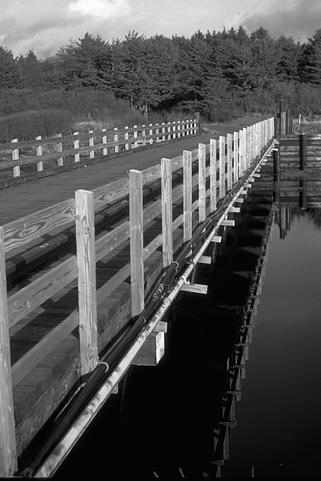
#> input picture test_image_1.jpg, 321 x 481 px
$ jupyter execute --allow-errors image_1.ipynb
#> lines starting #> are read from the running program, lines starting #| are printed output that depends on the picture
<h1>Programming Assignment-I</h1>
<h4>Canny Edge Detection Implementation</h4>

[cell 1]
# Please uncomment the following line if you don't have the packages installed

#%pip install numpy Pillow matplotlib ipywidgets

[cell 2]
# Import required libraries
import numpy as np
import matplotlib.pyplot as plt
import PIL as pl
import ipywidgets as widgets

[cell 3]
def read_image(filename):
    # read image as grayscale
#> called with filename = 'test_image_1.jpg'
    img = pl.Image.open(filename).convert('L')
#> img is the input picture: PIL image 321x481 L; min 0, max 255, mean 81.8
    # convert to numpy array
    I = np.array(img)
    return I

[cell 4]
# Read the image
image_path = 'test_image_1.jpg'
I = read_image(image_path)
I

[cell 5]
# function to get guassian filter
def get_guassian_filter(I, sigma):
    # calculate length of filter by using rule of thumb: filter half-width to about 3 σ
    n = 3*sigma*2+1

    # create a nx1 Gaussian filter
    G = np.zeros((n,1))
    for i in range(1,n+1):
        G[i-1] = np.exp(-0.5*((i-(n+1)/2)/sigma)**2)

    return G

[cell 6]
# initialize sigma
sigma = [1,3,5]

# get guassian filter for each sigma and plot them in one figure
fig, axs = plt.subplots(1,len(sigma), figsize=(15, 3), facecolor='w', edgecolor='k')
fig.subplots_adjust(hspace = .5, wspace=.001)
axs = axs.ravel()
for i in range(len(sigma)):
    G = get_guassian_filter(I, sigma[i])
    axs[i].plot(G)
    axs[i].set_title('Guassian Filter for sigma = '+str(sigma[i]))
#> this loop made 3 passes
#> G on pass 1: [0.0111, 0.135, 0.607, 1, 0.607, 0.135, 0.0111]
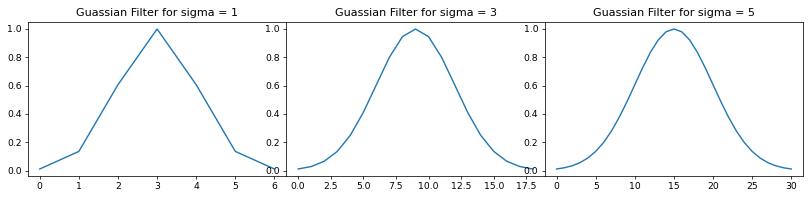
#> figure drawn by matplotlib, 3 panels; panel 2: curve peaks at x = 9, y = 1; panel 3: curve peaks at x = 15, y = 1

[cell 7]
# function to get gaussian derivative filters
def get_guassian_derivatives(I, sigma):
    # calculate length of filter by using rule of thumb: filter half-width to about 3 σ
    n = 3*sigma*2+1

    # first derivative of Gaussian filter in y-direction
    Gy = np.zeros((n,1))
    for i in range(1,n+1):
        Gy[i-1] = -((i-(n+1)/2)/sigma**2)*np.exp(-0.5*((i-(n+1)/2)/sigma)**2)

    # first derivative of Gaussian filter in x-direction
    Gx = Gy.T

    return Gx, Gy

[cell 8]
# for each sigma, get gaussian derivative filters and plot them in one figure
fig, axs = plt.subplots(1,len(sigma), figsize=(15, 6), facecolor='w', edgecolor='k')
fig.subplots_adjust(hspace = .5, wspace=.001)
axs = axs.ravel()
Gx = []
Gy = []
for i in range(len(sigma)):
    Gx_temp, Gy_temp = get_guassian_derivatives(I, sigma[i])
    Gx.append(Gx_temp)
    Gy.append(Gy_temp)
    axs[i].plot(Gy_temp)
    axs[i].set_title('Guassian derivative for sigma = '+str(sigma[i]))
#> this loop made 3 passes
#> Gy_temp on pass 1: [0.0333, 0.271, 0.607, 0, -0.607, -0.271, -0.0333]
#> after the loop, Gx = 3 items; Gy = 3 items
#> figure, not shown here; panel 2: curve peaks at x = 6, y = 0.202; panel 3: curve peaks at x = 10, y = 0.121

[cell 9]
# function to add padding to image
def custom_padding(image, padding_size_rows, padding_size_columns):
    # increase the size of each dimension by twice the padding_size
    new_shape = (image.shape[0] + 2*padding_size_rows, image.shape[1] + 2*padding_size_columns)
    # create a new array of zeros with the new shape
    zeros = np.zeros(new_shape)
    # add the image to the center of the new array
    zeros[padding_size_rows:padding_size_rows+image.shape[0], padding_size_columns:padding_size_columns+image.shape[1]] = image
    return zeros

[cell 10]
# function to calculate convolution of image with filter
def custom_convolution(image, filter):
    # get shape of input image
    [x,y] = image.shape

    # calculate padding size
    [m,n] = filter.shape
    padding_size_rows = int((m-1)/2)
    padding_size_columns = int((n-1)/2)
    # add padding to image
    image = custom_padding(image, padding_size_rows, padding_size_columns)

    # flip filter in both directions to get the correct convolution
    kernel = np.flipud(np.fliplr(filter))

    # convert image to columns
    expansion = image_2_col(image, (m,n))

    # calculate convolution
    output = np.matmul(kernel.flatten(), expansion).reshape(x,y)
    return output

# function to convert image to columns for convolution through matrix multiplication
def image_2_col(img, filter_size, stride=1):
    [filter_rows,filter_columns] = filter_size
    [image_rows,image_columns] = img.shape

    # output image dimensions
    output_rows = int((image_rows - filter_rows)/stride + 1)
    output_columns = int((image_columns - filter_columns)/stride + 1)

    # find the index values of the pixels where kernel will be applied at start
    start_idx = np.reshape(np.arange(filter_rows), (filter_rows, 1)) * image_columns + np.arange(filter_columns)

    # find the offset values of the pixels where kernel will be applied at each step
    offset_idx = np.reshape(np.arange(output_rows), (output_rows, 1)) * image_columns*stride + np.arange(output_columns*stride)

    # add the offset values to the start values to get the index values of the pixels where kernel will be applied
    return np.take(img, np.reshape(start_idx.flatten(), (np.size(start_idx), 1)) + offset_idx.flatten()[::stride])

[cell 11]
# function to apply guassian derivative filters to image
def apply_guassian_derivatives(I, Gx, Gy):

    # apply guassian derivative filters to image
    Ix = custom_convolution(I, Gx)
    Iy = custom_convolution(I, Gy)
    return Ix, Iy

[cell 12]
# Apply guassian derivative filters to image
Ix = []
Iy = []
for i in range(len(sigma)):
    Ix_temp, Iy_temp = apply_guassian_derivatives(I, Gx[i], Gy[i])
    Ix.append(Ix_temp)
    Iy.append(Iy_temp)
#> this loop made 3 passes
#> pass 1, in custom_convolution (call 2), `image = custom_padding(image, padding_size_rows, padding_size_columns)`:
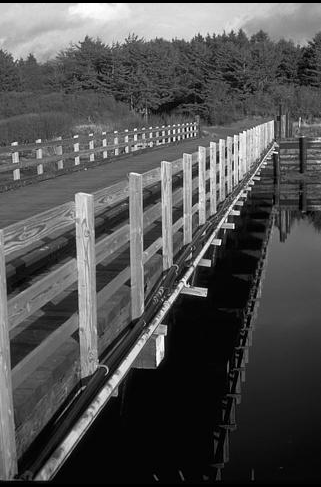
#> image: shape (487, 321) float64; min 0, max 255, mean 80.8
#> pass 1, in custom_convolution (call 2), `output = np.matmul(kernel.flatten(), expansion).reshape(x,y)`:
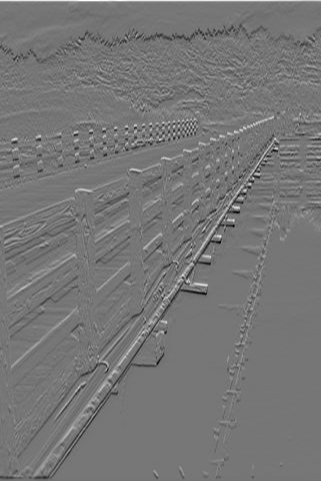
#> output: shape (481, 321) float64; min -201.6, max 230.4, mean -0.5; drawn with min black and max white
#> after the loop, Ix = 3 items; Iy = 3 items

[cell 13]
# function to calculate magnitude of gradient
def calculate_magnitude(Ix, Iy):
    # calculate magnitude of gradient
    M = np.sqrt(Ix**2 + Iy**2)
    return M

[cell 14]
# calculate magnitude of gradient for each sigma and plot them in one figure
fig, axs = plt.subplots(1,len(sigma), figsize=(15, 6), facecolor='w', edgecolor='k')
fig.subplots_adjust(hspace = .5, wspace=.001)
axs = axs.ravel()
M = []
for i in range(len(sigma)):
    M_temp = calculate_magnitude(Ix[i], Iy[i])
    M.append(M_temp)
    axs[i].imshow(M_temp, cmap='gray')
    axs[i].set_title('Magnitude of gradient for sigma = '+str(sigma[i]))
#> this loop made 3 passes
#> pass 3, in calculate_magnitude (call 3), `M = np.sqrt(Ix**2 + Iy**2)`:
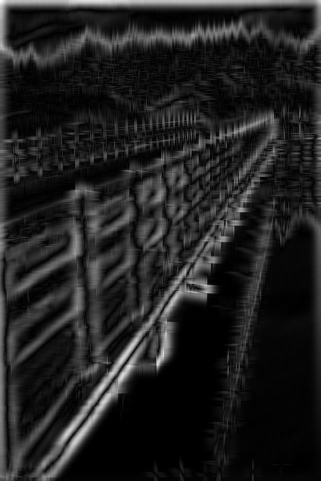
#> M: shape (481, 321) float64; min 1.35e-15, max 284.6, mean 37.3; drawn with min black and max white
#> after the loop, M = 3 items

[cell 15]
# function to calculate orientation of gradient
def calculate_orientation(Ix, Iy):
    # calculate orientation of gradient
    θ = np.arctan2(Iy, Ix)
    return θ

[cell 16]
# calculate orientation of gradient for each sigma and plot them in one figure
fig, axs = plt.subplots(1,len(sigma), figsize=(15, 6), facecolor='w', edgecolor='k')
fig.subplots_adjust(hspace = .5, wspace=.001)
axs = axs.ravel()
θ = []
for i in range(len(sigma)):
    θ_temp = calculate_orientation(Ix[i], Iy[i])
    θ.append(θ_temp)
    axs[i].imshow(θ_temp, cmap='gray')
    axs[i].set_title('Orientation of gradient for sigma = '+str(sigma[i]))
#> after the loop, θ = 3 items

[cell 17]
# non max suppression function with interpolation
def non_max_suppression_interpolation(M, θ):
    # Get shape of gradient magnitude matrix
    [l,w] = M.shape

    # Get the absolute value of the angle
    θ = np.abs(θ)

    # Pad gradient magnitude matrix with zeros to prevent error on edge cases
    M = custom_padding(M, 1, 1)

    for j in range(1,w+1):
        for i in range(1,l+1):
            if θ[i-1,j-1] == 0 or θ[i-1,j-1] == np.pi*2:

                # Check if gradient value is greater than left and right gradient values else set it to 0
                M[i,j] = M[i,j] if ((M[i,j] > M[i,j+1]) and (M[i,j] > M[i,j-1])) else 0

            if θ[i-1,j-1] == np.pi/4:

                # Check if gradient value is greater than bottom-left and top-right gradient values else set it to 0
                M[i,j] = M[i,j] if ((M[i,j] > M[i-1,j+1]) and (M[i,j] > M[i+1,j-1])) else 0

            if θ[i-1,j-1] == np.pi/2:

                # Check if gradient value is greater than bottom and top gradient values else set it to 0
                M[i,j] = M[i,j] if ((M[i,j] > M[i-1,j]) and (M[i,j] > M[i+1,j])) else 0

            if θ[i-1,j-1] == np.pi*3/4:

                # Check if gradient value is greater than bottom-right and top-left gradient values else set it to 0
                M[i,j] = M[i,j] if ((M[i,j] > M[i-1,j-1]) and (M[i,j] > M[i+1,j+1])) else 0

            if θ[i-1,j-1] > 0 and θ[i-1,j-1] < np.pi/4:

                # Interpolate between top right and right pixels
                top_right = M[i,j+1]*(1-np.tan(θ[i-1,j-1])) + M[i-1,j+1]*(np.tan(θ[i-1,j-1]))

                # Interpolate between bottom left and left pixels
                bottom_left = M[i,j-1]*(1-np.tan(θ[i-1,j-1])) + M[i+1,j-1]*(np.tan(θ[i-1,j-1]))

                # Check if gradient value is greater than interpolated values
                M[i,j] = M[i,j] if ((M[i,j] > top_right) and (M[i,j] > bottom_left)) else 0

            if θ[i-1,j-1] > np.pi/4 and θ[i-1,j-1] < np.pi/2:

                # Interpolate between top right and top pixels
                top_right = M[i-1,j]*(1-np.tan(np.pi/2 - θ[i-1,j-1])) + M[i-1,j+1]*(np.tan(np.pi/2 - θ[i-1,j-1]))

                # Interpolate between bottom left and bottom pixels
                bottom_left = M[i+1,j]*(1-np.tan(np.pi/2 - θ[i-1,j-1])) + M[i+1,j-1]*(np.tan(np.pi/2 - θ[i-1,j-1]))

                # Check if gradient value is greater than interpolated values
                M[i,j] = M[i,j] if ((M[i,j] > top_right) and (M[i,j] > bottom_left)) else 0

            if θ[i-1,j-1] > np.pi/2 and θ[i-1,j-1] < np.pi*3/4:

                # Interpolate between top left and top pixels
                top_left = M[i-1,j]*(1-np.tan(θ[i-1,j-1] - np.pi/2)) + M[i-1,j-1]*(np.tan(θ[i-1,j-1] - np.pi/2))

                # Interpolate between bottom right and bottom pixels
                bottom_right = M[i+1,j]*(1-np.tan(θ[i-1,j-1] - np.pi/2)) + M[i+1,j+1]*(np.tan(θ[i-1,j-1] - np.pi/2))

                # Check if gradient value is greater than interpolated values
                M[i,j] = M[i,j] if ((M[i,j] > top_left) and (M[i,j] > bottom_right)) else 0

            if θ[i-1,j-1] > np.pi*3/4 and θ[i-1,j-1] < np.pi:

                # Interpolate between top left and left pixels
                top_left = M[i,j-1]*(1-np.tan(np.pi - θ[i-1,j-1])) + M[i-1,j-1]*(np.tan(np.pi - θ[i-1,j-1]))

                # Interpolate between bottom right and right pixels
                bottom_right = M[i,j+1]*(1-np.tan(np.pi - θ[i-1,j-1])) + M[i+1,j+1]*(np.tan(np.pi - θ[i-1,j-1]))

                # Check if gradient value is greater than interpolated values
                M[i,j] = M[i,j] if ((M[i,j] > top_left) and (M[i,j] > bottom_right)) else 0

    # remove zero padding
    M = M[1:-1, 1:-1]

    # normalize matrix to 0-255
    M/M.max() * 255

    return M

[cell 18]
# For each M and θ, apply non-maximum suppression and display the results in a single plot
fig, axs = plt.subplots(1,len(sigma), figsize=(15, 6), facecolor='w', edgecolor='k')
fig.subplots_adjust(hspace = .5, wspace=.001)
axs = axs.ravel()
S = []
for i in range(len(sigma)):
    S_temp = non_max_suppression_interpolation(M[i], θ[i])
    S.append(S_temp)
    axs[i].imshow(S_temp, cmap='gray')
    axs[i].set_title('After NMS for sigma = ' + str(sigma[i]))
#> this loop made 3 passes
#> pass 1, in non_max_suppression_interpolation, `θ = np.abs(θ)`:
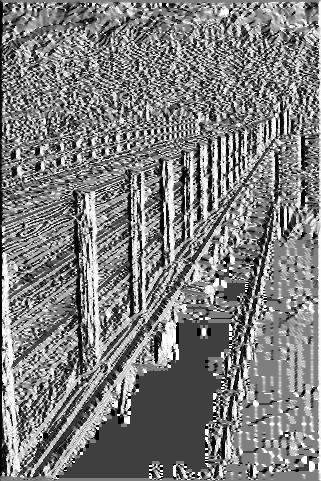
#> θ: shape (481, 321) float64; min 0, max 3.14, mean 1.56; drawn with min black and max white
#> pass 2, in non_max_suppression_interpolation (call 2), `θ = np.abs(θ)`:
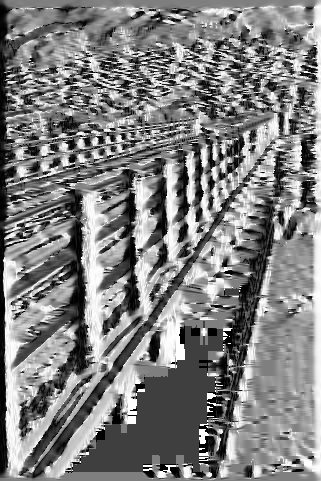
#> θ: shape (481, 321) float64; min 0, max 3.14, mean 1.58; drawn with min black and max white
#> after the loop, S = 3 items
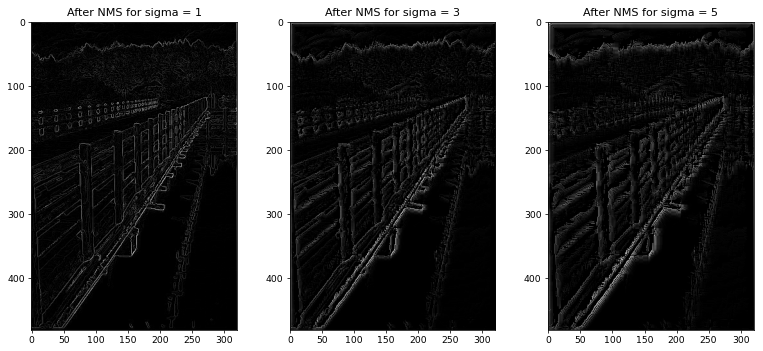
#> figure drawn by matplotlib, 3 panels

[cell 19]
# Hysterisis thresholding implementation
def hysteresis_thresholding(M, low_ratio, high_ratio):

    # get the high and low threshold values
    high_threshold = M.max() * high_ratio
    low_threshold = M.max() * low_ratio

    # pad the image with zeros
    padded_M = custom_padding(M, 1, 1)

    # get the number of rows and columns
    rows, cols = padded_M.shape

    # initialize final image
    final = np.zeros((rows, cols))

    # loop through the padded image
    for i in range(1, rows-1):
        for j in range(1, cols-1):
            # if the pixel value is greater than the high threshold, set it to 1
            if padded_M[i,j] > high_threshold:
                final[i,j] = 1
            # if the pixel value is less than the low threshold, set it to 0
            elif padded_M[i,j] < low_threshold:
                final[i,j] = 0
            # if the pixel value is between the high and low thresholds, check if it is connected to a pixel with value greater than the high threshold
            else:
                # set the pixel to 0.5 if it is between the high and low thresholds
                final[i,j] = 0.5

    # loop through the final image
    for i in range(1, rows-1):
        for j in range(1, cols-1):
            # if the pixel value is 1 check if any of the 8 connected pixels have value 0.5 and set them to 1
            if final[i,j] == 1:
                final = find_connected(final, i, j)

    # remove zero padding
    final = final[1:-1, 1:-1]

    # convert all 0.5 values to 0
    final[final == 0.5] = 0

    return final

# function to find connected pixels recursively
def find_connected(M, i, j):
    # check if any of the 8 connected pixels have value 0.5 and set them to 1
    if M[i-1,j-1] == 0.5:
        M[i-1,j-1] = 1

        # recursively call the function to check if any of the 8 connected pixels of the connected pixel have value 0.5 and set them to 1
        M = find_connected(M, i-1, j-1)
    if M[i-1,j] == 0.5:
        M[i-1,j] = 1
        M = find_connected(M, i-1, j)
    if M[i-1,j+1] == 0.5:
        M[i-1,j+1] = 1
        M = find_connected(M, i-1, j+1)
    if M[i,j-1] == 0.5:
        M[i,j-1] = 1
        M = find_connected(M, i, j-1)
    if M[i,j+1] == 0.5:
        M[i,j+1] = 1
        M = find_connected(M, i, j+1)
    if M[i+1,j-1] == 0.5:
        M[i+1,j-1] = 1
        M = find_connected(M, i+1, j-1)
    if M[i+1,j] == 0.5:
        M[i+1,j] = 1
        M = find_connected(M, i+1, j)
    if M[i+1,j+1] == 0.5:
        M[i+1,j+1] = 1
        M = find_connected(M, i+1, j+1)

    return M

[cell 20]
# For each M and θ, apply hysterisis thresholding and display the results in a single plot
fig, axs = plt.subplots(1,len(sigma), figsize=(15, 6), facecolor='w', edgecolor='k')
fig.subplots_adjust(hspace = .5, wspace=.001)
axs = axs.ravel()
T = []
l = 0.1
h = 0.2
for i in range(len(sigma)):
    T_temp = hysteresis_thresholding(S[i], l, h)
    T.append(T_temp)
    axs[i].imshow(T_temp, cmap='gray')
    axs[i].set_title('Hysterisis thresholding sigma = ' + str(sigma[i]) + f', l = {l}, h = {h}')
#> this loop made 3 passes
#> (high_threshold in hysteresis_thresholding, low_threshold in hysteresis_thresholding) on passes 1 to 3: (53.44, 26.72), (56.55, 28.27), (56.93, 28.46)
#> pass 1, `T_temp = hysteresis_thresholding(S[i], l, h)`:
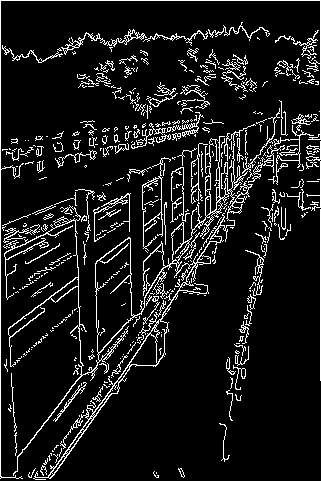
#> T_temp: shape (481, 321) float64; values 0 (black) and 1 (white), 9.9% white in thin lines or dots
#> pass 2, `T_temp = hysteresis_thresholding(S[i], l, h)`:
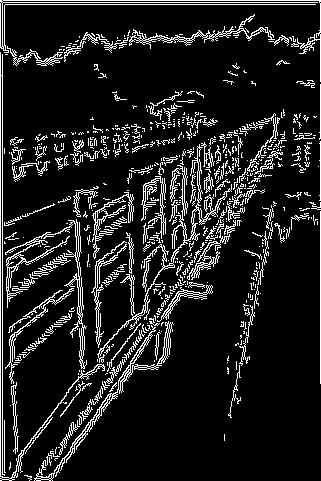
#> T_temp: shape (481, 321) float64; values 0 (black) and 1 (white), 11.7% white in thin lines or dots
#> after the loop, T = 3 items
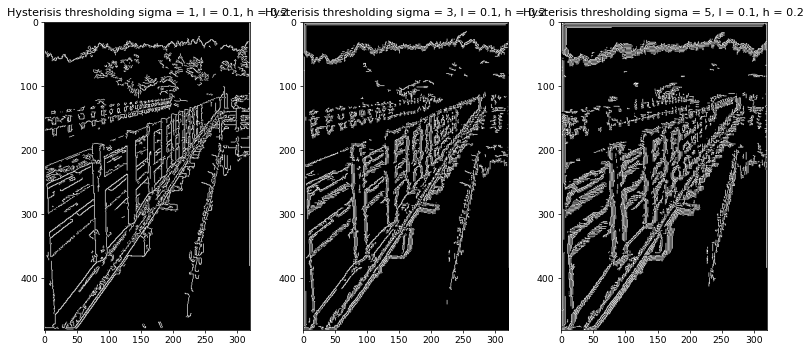
#> figure drawn by matplotlib, 3 panels

[cell 21]
# Final function to perform canny edge detection
def custom_canny(I, sigma, low_ratio, high_ratio):
    G = get_guassian_filter(I, sigma)
    Gx, Gy = get_guassian_derivatives(I, sigma)
    Ix, Iy = apply_guassian_derivatives(I, Gx, Gy)
    M = calculate_magnitude(Ix, Iy)
    θ = calculate_orientation(Ix, Iy)
    S = non_max_suppression_interpolation(M, θ)
    final = hysteresis_thresholding(S, low_ratio, high_ratio)

    # reduce title font size
    plt.rcParams.update({'font.size': 6})

    # plot the images side by side for comparison
    fig, axs = plt.subplots(3,3, figsize=(15, 15))
    axs[0,0].imshow(I, cmap='gray')
    axs[0,0].set_title('Original Image')
    axs[0,1].imshow(custom_convolution(I,G.T), cmap='gray')
    axs[0,1].set_title('X component of Gaussian convolution')
    axs[0,2].imshow(custom_convolution(I,G), cmap='gray')
    axs[0,2].set_title('Y component of Gaussian convolution')
    axs[1,0].imshow(Ix, cmap='gray')
    axs[1,0].set_title('X component of Gaussian derivative convolution')
    axs[1,1].imshow(Iy, cmap='gray')
    axs[1,1].set_title('Y component of Gaussian derivative convolution')
    axs[1,2].imshow(M, cmap='gray')
    axs[1,2].set_title('Gradient magnitude')
    axs[2,0].imshow(θ)
    axs[2,0].set_title('Gradient orientation')
    axs[2,1].imshow(S, cmap='gray')
    axs[2,1].set_title('Non max suppression')
    axs[2,2].imshow(final, cmap='gray')
    axs[2,2].set_title('Hysteresis thresholding')

[cell 22]
I = read_image(image_path)
#> the sliders are set to I = <module 'ipywidgets.fixed_' fr, sigma = 4, low_ratio = 0.505, high_ratio = 0.5, continuous_update = False

$ run again, with test_image_2.jpg copied over test_image_1.jpg
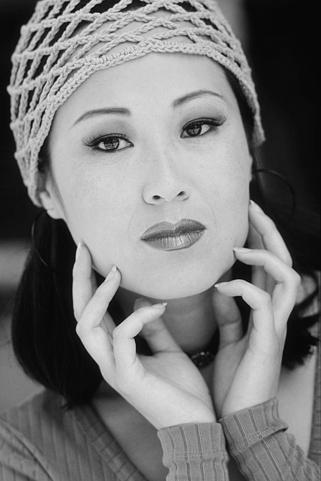
#> input picture test_image_2.jpg, 321 x 481 px
#> in read_image, img is the input picture: PIL image 321x481 L; min 0, max 239, mean 120
#> the loop `for i in range(len(sigma)):` made 3 passes
#> the loop `for i in range(len(sigma)):` made 3 passes
#> Gy_temp on pass 1: [0.0333, 0.271, 0.607, 0, -0.607, -0.271, -0.0333]
#> after the loop `for i in range(len(sigma)):`: Gx = 3 items
#> the loop `for i in range(len(sigma)):` made 3 passes
#> the loop `for i in range(len(sigma)):` made 3 passes
#> pass 1, `T_temp = hysteresis_thresholding(S[i], l, h)`:
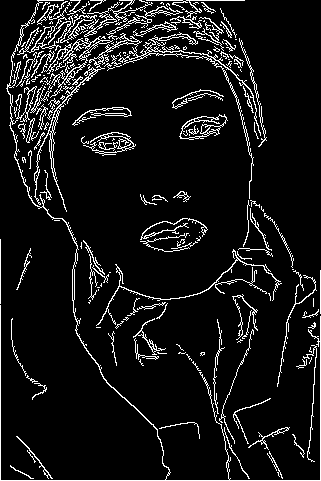
#> T_temp: shape (481, 321) float64; values 0 (black) and 1 (white), 8.4% white in thin lines or dots
#> `[cell 20] # For each M and θ, apply hysterisis thresholding and displa..`:
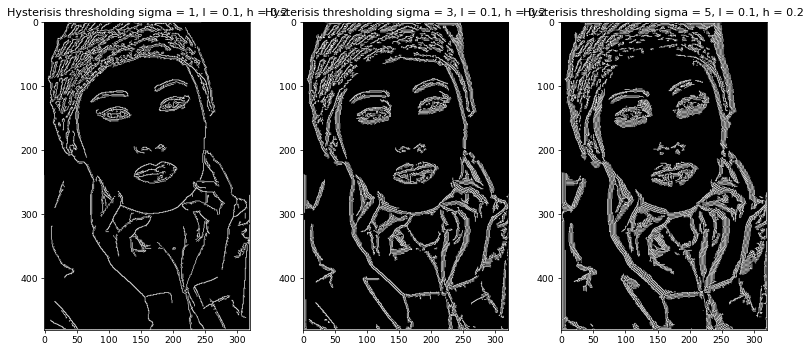
#> figure drawn by matplotlib, 3 panels
